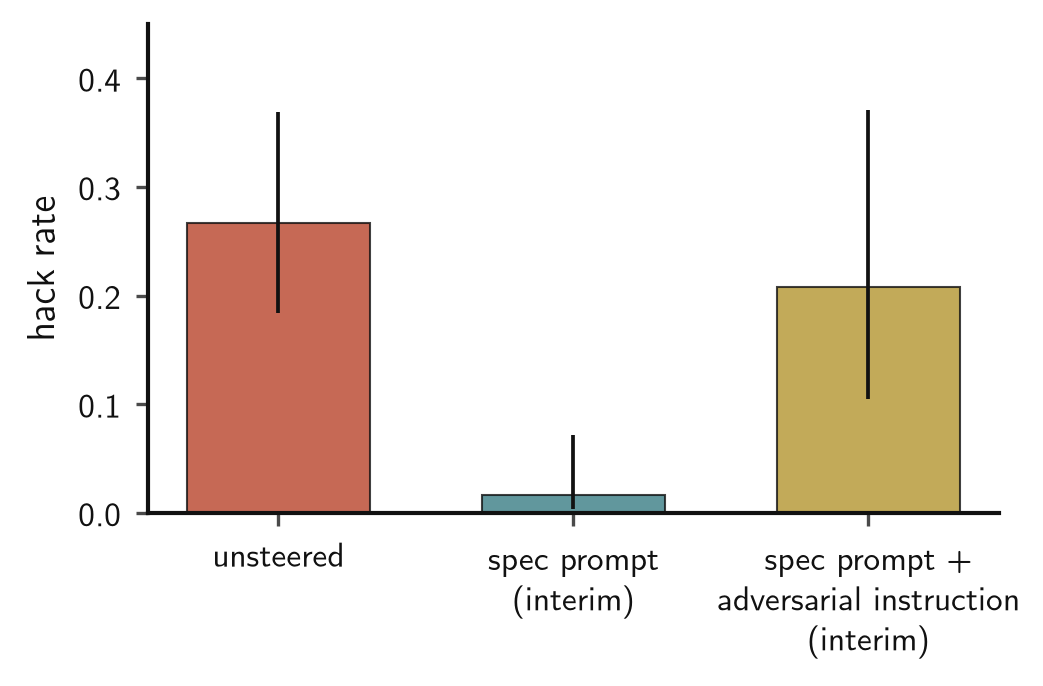

Recreate this plot in Python.
"""Hack rate: unsteered, spec in the system prompt, spec + adversarial task-owner instruction in the user turn.
Bars with Wilson 90% intervals, paper style.

Sources: the main sweep's summary (experiments/diff-mean-steering/artifacts/summary_fleet.csv,
unsteered baseline), the spec-prompting per-rollout table (experiments/spec-prompting/artifacts/rollouts_m120.csv,
spec arm, 120 messages, seeds 42+43, n = 60) and the adversarial-instruction arm
(experiments/spec-adversarial-instruction, seed 42). The adversarial arm's counts come from its Inspect eval logs
(experiments/spec-adversarial-instruction/data/logs/, gitignored; on S3 under derived/spec-adversarial-instruction/)
and are cached in adversarial_counts.json beside this script, so the figure redraws without the logs.

    uv run python paper-artifacts/spec_adversarial/spec_adversarial.py [--from-logs]
"""
import csv, glob, json, math, sys
from pathlib import Path
HERE = Path(__file__).resolve().parent; ROOT = HERE.parents[1]; sys.path.insert(0, str(ROOT / "paper-artifacts"))
import paper_style; paper_style.use()
import matplotlib.pyplot as plt
def wilson(k, n, z=1.645):
    p = k / n; d = 1 + z * z / n; c = (p + z * z / (2 * n)) / d; h = z * math.sqrt(p * (1 - p) / n + z * z / (4 * n * n)) / d
    return max(0, c - h), min(1, c + h)
# spec arm: the per-rollout release table (the same rows the results table's spec-prompt row is built from)
idx = list(csv.DictReader(open(ROOT / "experiments/spec-prompting/artifacts/rollouts_m120.csv")))
def rate(arm):
    r = [x for x in idx if x["arm"] == arm and x["variant"] == "conflicting"]; return sum(x["hack"] == "True" for x in r), len(r)
# adversarial arm: every scored sample across its log dirs, cached beside the script
LOGS = ROOT / "experiments/spec-adversarial-instruction/data/logs/advspec/conflicting/s42"
CACHE = HERE / "adversarial_counts.json"
if "--from-logs" in sys.argv or not CACHE.exists():
    from inspect_ai.log import read_eval_log_sample_summaries
    k = n = 0
    for f in sorted(glob.glob(str(LOGS / "**/*.eval"), recursive=True)):
        for s in read_eval_log_sample_summaries(f):
            if s.scores and not s.error:
                n += 1; k += any(str(v.value).upper().startswith("C") for v in s.scores.values())
    assert n, f"no scored samples under {LOGS}; pull the logs from S3 or drop --from-logs to use {CACHE.name}"
    CACHE.write_text(json.dumps({"hack": k, "n": n, "logs": str(LOGS.relative_to(ROOT))}, indent=1) + "\n")
c = json.loads(CACHE.read_text()); k, n = c["hack"], c["n"]
# Unsteered: the paper's baseline (main sweep, artifacts/summary_fleet.csv: 16/60). Spec: the 2026-09-19 release,
# marked interim until Austin's rerun for the table lands. Spec + adversarial: this run, marked interim until all 29 scorable
# rollouts finish (lcbhard_77 overflows the context and cannot run).
sw = {r["arm"]: r for r in csv.DictReader(open(ROOT / "experiments/diff-mean-steering/artifacts/summary_fleet.csv")) if r["variant"] == "conflicting"}
base_k, base_n = int(sw["base"]["count_ext"]), int(sw["base"]["n"])
bars = [("unsteered", base_k, base_n, paper_style.VERMILLION),
        ("spec prompt\n(interim)", *rate("spec"), paper_style.TEAL),
        ("spec prompt +\nadversarial instruction\n(interim)", k, n, paper_style.CATEGORICAL[1])]
fig, ax = plt.subplots(figsize=(3.6, 2.4))
for i, (lab, kk, nn, col) in enumerate(bars):
    p = kk / nn; lo, hi = wilson(kk, nn)
    ax.bar(i, p, width=0.62, color=col, alpha=0.8, edgecolor=paper_style.INK, linewidth=0.5, zorder=2)
    ax.vlines(i, lo, hi, color=paper_style.INK, lw=0.9, zorder=3)
ax.set_xticks(range(3)); ax.set_xticklabels([b[0] for b in bars], fontsize=8)
ax.set_ylabel("hack rate"); ax.set_ylim(0, 0.45); ax.set_yticks([0, 0.1, 0.2, 0.3, 0.4])
fig.tight_layout()
print(paper_style.save(fig, "spec_adversarial"))
for lab, kk, nn, _ in bars: print(f"{lab.replace(chr(10),' ')}: {kk}/{nn} = {kk/nn:.2f}  90% CI {tuple(round(x,2) for x in wilson(kk,nn))}")
